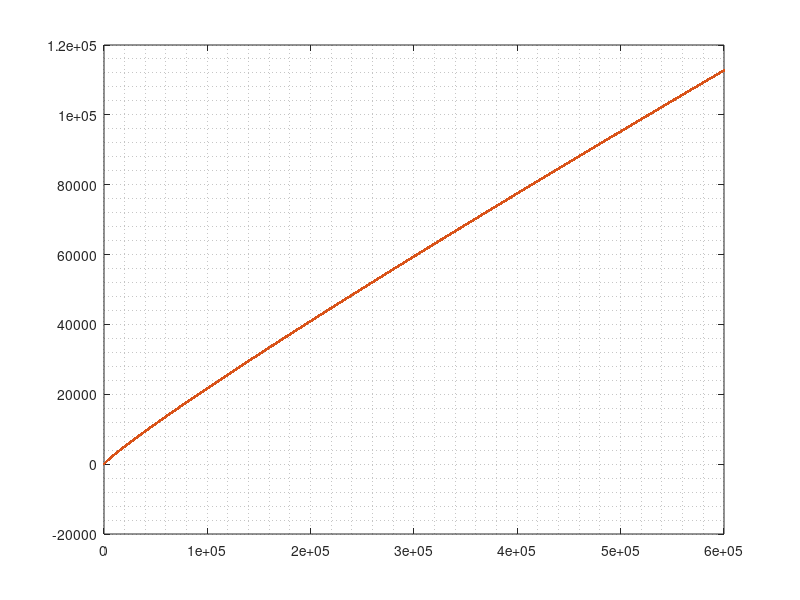

This chart was generated by the following MATLAB code:
% for x=1:1992
%     y=sqrt(1993-x^2);
%     if y==fix(y)
%         x
%         y
%     end
% end
% clc
% n=29;
% k=0;
% while(n~=1 && k<200)
%     if mod(n,2)==0
%         n=n/2
%     else
%         n=7*n+1
%     end
% k=k+1;
% end
% k
clc
% a=3^19;
% b=15;
% idivide(int32(a),int32(b))
% mod(a,b)
% a=ones(20,1);
% for n=3:30
%     a(n)=(a(n-1)^2+2)/a(n-2);
%     a(n)/a(n-1)
% end
% 
% b=ones(20,1);
% for n=3:30
%     b(n)=4*b(n-1)-b(n-2);
% end
N=600000;
x=ones(N,1);
y=ones(N,1);
for n=1:N-1
    x(n+1)=x(n)+log(1+x(n)/n);
    y(n)=x(n)/n;
end
close all
plot(x)
hold on
% plot(y)
% plot(1:N,1+2*log(1:N))
u=transpose(1:N);
plot(u,2.5*u./log(u),'.')
plot(u,x-2.5*u./log(u))
grid minor

